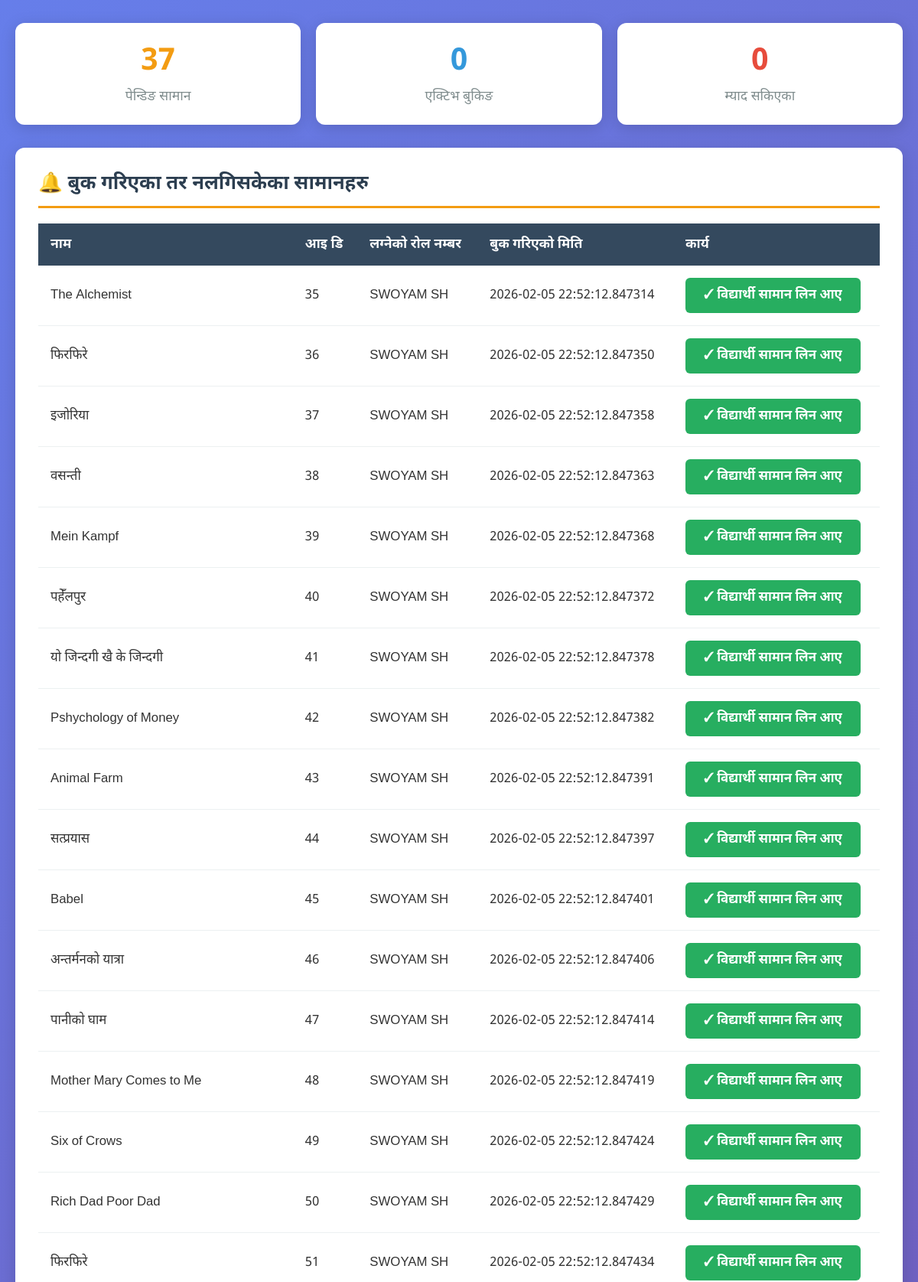
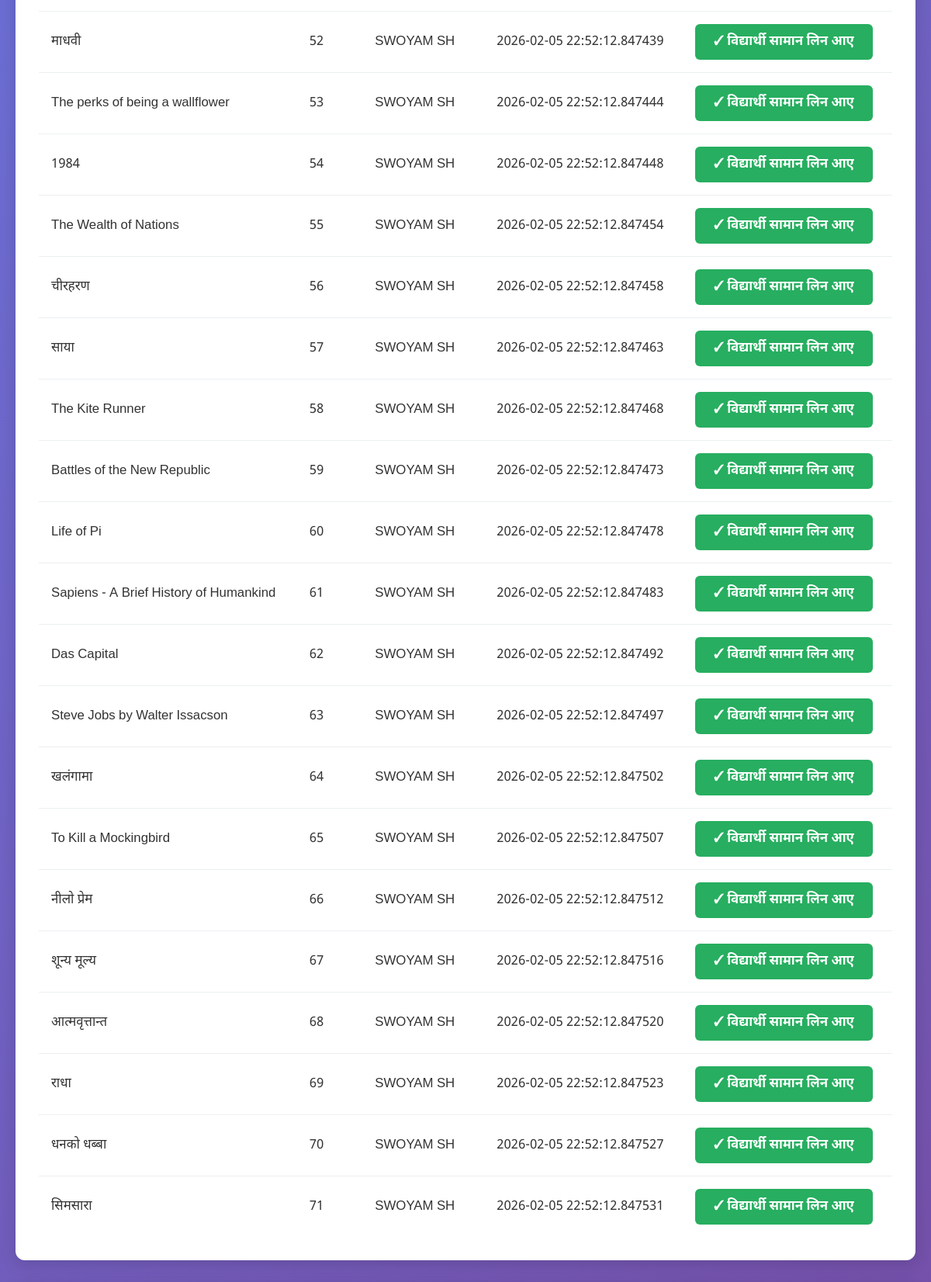
/library/arena (signed in, upper part), run on the app's committed database (2 pictures, top to bottom).
### models.py (models this page shows)
class Item(Base):
    __tablename__ = "items"
    id = Column(Integer, primary_key=True)
    name = Column(String, nullable=False)
    description = Column(String)
    image_path = Column(String, nullable=True)
    available = Column(Boolean, default=True)
    hold_time = Column(Integer, default=3)  # Max-days before return must be done
    occupy_time = Column(Integer, default=15) # Max-days after booking item must be taken
    catagory = Column(Integer,default = 0)
    bookings = relationship("Booking", back_populates="item")

class Booking(Base):
    __tablename__ = "bookings"
    id = Column(Integer, primary_key=True)
    user_email = Column(String, nullable=False)
    booked_date = Column(DateTime, default=datetime.now)
    occupied_date = Column(DateTime, nullable=True)
    on_hold_state = Column(Boolean, default=True)
    on_occupied_state = Column(Boolean, default=False)
    is_expired = Column(Boolean, default=False)
    is_history = Column(Boolean, default = False) # means is part of history, currently not booked, part of history
    item_id = Column(Integer, ForeignKey("items.id"))
    item = relationship("Item", back_populates="bookings")

### app.py (the view, shortened to what this page needs)
@app.route("/library/arena")
def admin_dashboard():
    if not session.get("logged_in"):
        flash("You are not authenticated")
        return redirect("/library/campusend")
    db = get_db()
    now = datetime.utcnow()
    for item in get_items_on_hold(db):
        booking = item.bookings[-1]
        if booking.booked_date and (now - booking.booked_date).days > item.hold_time:
            booking.is_expired = True
            booking.on_hold_state = False
            item.available = True
    for item in get_items_on_occupy(db):
        booking = item.bookings[-1]
        if booking.occupied_date and (
            (now - booking.occupied_date).days > item.occupy_time
        ):
            booking.is_expired = True
    db.commit()
    hold_items = []
    for item in get_items_on_hold(db):
        b = item.bookings[-1]
        hold_items.append([
            item.name,
            item.image_path,
            b.user_email[:9].upper(),
            b.booked_date,
            item.id
        ])
    return_items = []
    expired_items = []
    db.close()
    return render_template(
        "dashboard.html",
        items=hold_items,
        returns=return_items,
        expired=expired_items
    )

### app.py (called while the page is built)
def get_db():
    return SessionLocal()

### models.py (called while the page is built)
def get_items_on_hold(db):
    return db.query(Item).join(Booking).filter(
        Booking.on_hold_state == True,
        Booking.is_expired == False
    ).all()

def get_items_on_occupy(db):
    return db.query(Item).join(Booking).filter(
        Booking.on_occupied_state == True,
        Booking.is_expired == False
    ).all()

### templates/dashboard.html (shortened to what this page needs)
<!DOCTYPE html>
<html lang="ne">
<head>
</head>
<body>
    <div class="container">
        <div class="stats-grid">
            <div class="stat-card stat-pending">
                <div class="stat-number">{{ items|length if items else 0 }}</div>
                <div class="stat-label">पेन्डिङ सामान</div>
            </div>
            <div class="stat-card stat-active">
                <div class="stat-number">{{ returns|length if returns else 0 }}</div>
                <div class="stat-label">एक्टिभ बुकिङ</div>
            </div>
            <div class="stat-card stat-expired">
                <div class="stat-number">{{ expired|length if expired else 0 }}</div>
                <div class="stat-label">म्याद सकिएका</div>
            </div>
        </div>
        <div class="section section-pending">
            <h2 class="section-title">🔔 बुक गरिएका तर नलगिसकेका सामानहरु</h2>
            <div class="table-wrapper">
                {% if items and items|length > 0 %}
                <table>
                    <thead>
                        <tr>
                            <th>नाम</th>
                            <th>आइ डि</th>
                            <th>लग्नेको रोल नम्बर</th>
                            <th>बुक गरिएको मिति</th>
                            <th>कार्य</th>
                        </tr>
                    </thead>
                    <tbody>
                        {% for item in items %}
                        <tr>
                            <td data-label="नाम">{{ item[0] }}</td>
                            <td data-label="आइ डि">{{ item[4] }}</td>
                            <td data-label="रोल नम्बर">{{ item[2] }}</td>
                            <td data-label="बुक मिति">{{ item[3] }}</td>
                            <td data-label="कार्य">
                                <button onclick="pass_ownership({{ item[4] }})" class="btn btn-pickup">
                                    ✓ विद्यार्थी सामान लिन आए
                                </button>
                            </td>
                        </tr>
                        {% endfor %}
                    </tbody>
                </table>
                {% else %}
                <div class="empty-state">कुनै पेन्डिङ सामान छैन</div>
                {% endif %}
            </div>
        </div>
    </div>
</body>
</html>

### templates/dashboard.html (style rules this page uses)
* { margin: 0; padding: 0; box-sizing: border-box; }
body { font-family: 'Noto Sans Devanagari', 'Mukta', 'Kalimati', sans-serif; background: linear-gradient(135deg, #667eea 0%, #764ba2 100%); min-height: 100vh; padding: 30px 20px; color: #333; }
.container { max-width: 1400px; margin: 0 auto; }
.section { background: white; padding: 30px; border-radius: 12px; margin-bottom: 30px; box-shadow: 0 4px 20px rgba(0,0,0,0.15); }
.section-title { font-size: 1.6rem; color: #2c3e50; margin-bottom: 20px; padding-bottom: 12px; border-bottom: 3px solid #667eea; font-weight: 700; }
.section-pending .section-title { border-bottom-color: #f39c12; }
.table-wrapper { overflow-x: auto; }
table { width: 100%; border-collapse: collapse; font-size: 1.05rem; }
thead th { background: #34495e; color: white; padding: 16px; text-align: left; font-weight: 600; font-size: 1.1rem; white-space: nowrap; }
tbody td { padding: 16px; border-bottom: 1px solid #ecf0f1; font-size: 1.05rem; }
tbody tr { transition: background 0.2s; }
tbody tr:last-child td { border-bottom: none; }
.btn { padding: 12px 24px; border: none; border-radius: 6px; font-size: 1.05rem; font-weight: 600; cursor: pointer; transition: all 0.2s; font-family: inherit; white-space: nowrap; }
.btn-pickup { background: #27ae60; color: white; }
.stats-grid { display: grid; grid-template-columns: repeat(auto-fit, minmax(250px, 1fr)); gap: 20px; margin-bottom: 30px; }
.stat-card { background: white; padding: 25px; border-radius: 12px; box-shadow: 0 4px 20px rgba(0,0,0,0.15); text-align: center; }
.stat-number { font-size: 2.5rem; font-weight: 700; margin-bottom: 8px; }
.stat-label { color: #7f8c8d; font-size: 1.1rem; }
.stat-pending .stat-number { color: #f39c12; }
.stat-active .stat-number { color: #3498db; }
.stat-expired .stat-number { color: #e74c3c; }

### data on the page
Item: name "The Alchemist", id "35", item "SWOYAM SH", booked_date "2026-02-05 22:52:12.847314"
Item: name "फिरफिरे", id "36", item "SWOYAM SH", booked_date "2026-02-05 22:52:12.847350"
Item: name "इजोरिया", id "37", item "SWOYAM SH", booked_date "2026-02-05 22:52:12.847358"
Item: name "वसन्ती", id "38", item "SWOYAM SH", booked_date "2026-02-05 22:52:12.847363"
Item: name "Mein Kampf", id "39", item "SWOYAM SH", booked_date "2026-02-05 22:52:12.847368"
Item: name "पहेँलपुर", id "40", item "SWOYAM SH", booked_date "2026-02-05 22:52:12.847372"
Item: name "यो जिन्दगी खै के जिन्दगी", id "41", item "SWOYAM SH", booked_date "2026-02-05 22:52:12.847378"
Item: name "Pshychology of Money", id "42", item "SWOYAM SH", booked_date "2026-02-05 22:52:12.847382"
Item: name "Animal Farm", id "43", item "SWOYAM SH", booked_date "2026-02-05 22:52:12.847391"
Item: name "सत्प्रयास", id "44", item "SWOYAM SH", booked_date "2026-02-05 22:52:12.847397"
Item: name "Babel", id "45", item "SWOYAM SH", booked_date "2026-02-05 22:52:12.847401"
Item: name "अन्तर्मनको यात्रा", id "46", item "SWOYAM SH", booked_date "2026-02-05 22:52:12.847406"
Item: name "पानीकाे घाम", id "47", item "SWOYAM SH", booked_date "2026-02-05 22:52:12.847414"
Item: name "Mother Mary Comes to Me", id "48", item "SWOYAM SH", booked_date "2026-02-05 22:52:12.847419"
Item: name "Six of Crows", id "49", item "SWOYAM SH", booked_date "2026-02-05 22:52:12.847424"
Item: name "Rich Dad Poor Dad", id "50", item "SWOYAM SH", booked_date "2026-02-05 22:52:12.847429"
Item: name "फिरफिरे", id "51", item "SWOYAM SH", booked_date "2026-02-05 22:52:12.847434"
Item: name "माधवी", id "52", item "SWOYAM SH", booked_date "2026-02-05 22:52:12.847439"
Item: name "The perks of being a wallflower", id "53", item "SWOYAM SH", booked_date "2026-02-05 22:52:12.847444"
Item: name "1984", id "54", item "SWOYAM SH", booked_date "2026-02-05 22:52:12.847448"
Item: name "The Wealth of Nations", id "55", item "SWOYAM SH", booked_date "2026-02-05 22:52:12.847454"
Item: name "चीरहरण", id "56", item "SWOYAM SH", booked_date "2026-02-05 22:52:12.847458"
Item: name "साया", id "57", item "SWOYAM SH", booked_date "2026-02-05 22:52:12.847463"
Item: name "The Kite Runner", id "58", item "SWOYAM SH", booked_date "2026-02-05 22:52:12.847468"
Item: name "Battles of the New Republic", id "59", item "SWOYAM SH", booked_date "2026-02-05 22:52:12.847473"
Item: name "Life of Pi", id "60", item "SWOYAM SH", booked_date "2026-02-05 22:52:12.847478"
Item: name "Sapiens - A Brief History of Humankind", id "61", item "SWOYAM SH", booked_date "2026-02-05 22:52:12.847483"
Item: name "Das Capital", id "62", item "SWOYAM SH", booked_date "2026-02-05 22:52:12.847492"
Item: name "Steve Jobs by Walter Issacson", id "63", item "SWOYAM SH", booked_date "2026-02-05 22:52:12.847497"
Item: name "खलंगामा", id "64", item "SWOYAM SH", booked_date "2026-02-05 22:52:12.847502"
Item: name "To Kill a Mockingbird", id "65", item "SWOYAM SH", booked_date "2026-02-05 22:52:12.847507"
Item: name "नीलाे प्रेम", id "66", item "SWOYAM SH", booked_date "2026-02-05 22:52:12.847512"
Item: name "शून्य मूल्य", id "67", item "SWOYAM SH", booked_date "2026-02-05 22:52:12.847516"
Item: name "आत्मवृत्तान्त", id "68", item "SWOYAM SH", booked_date "2026-02-05 22:52:12.847520"
Item: name "राधा", id "69", item "SWOYAM SH", booked_date "2026-02-05 22:52:12.847523"
Item: name "धनको धब्बा", id "70", item "SWOYAM SH", booked_date "2026-02-05 22:52:12.847527"
Item: name "सिमसारा", id "71", item "SWOYAM SH", booked_date "2026-02-05 22:52:12.847531"

### other printed values
{{ items|length if items else 0 }} "37"
{{ returns|length if returns else 0 }} "0"
{{ expired|length if expired else 0 }} "0"
